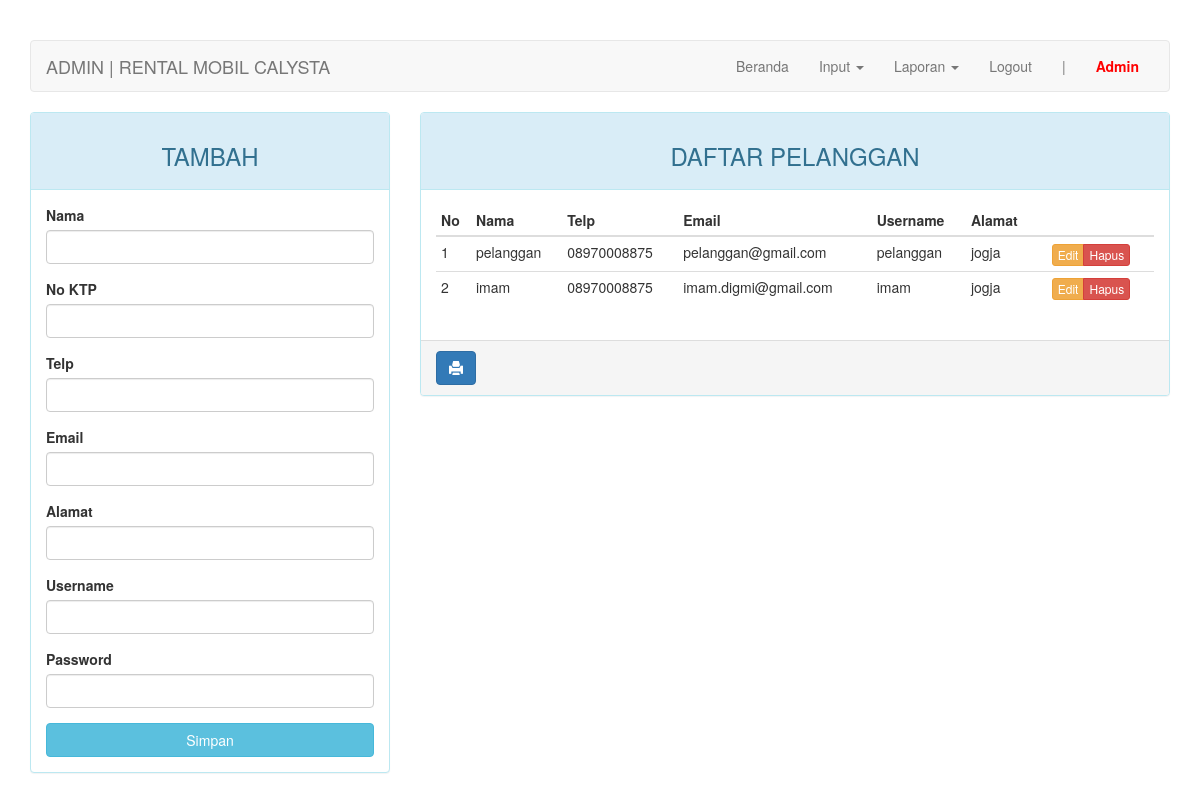
The page /admin/index.php?page=pelanggan (signed in) on the database as committed earlier.
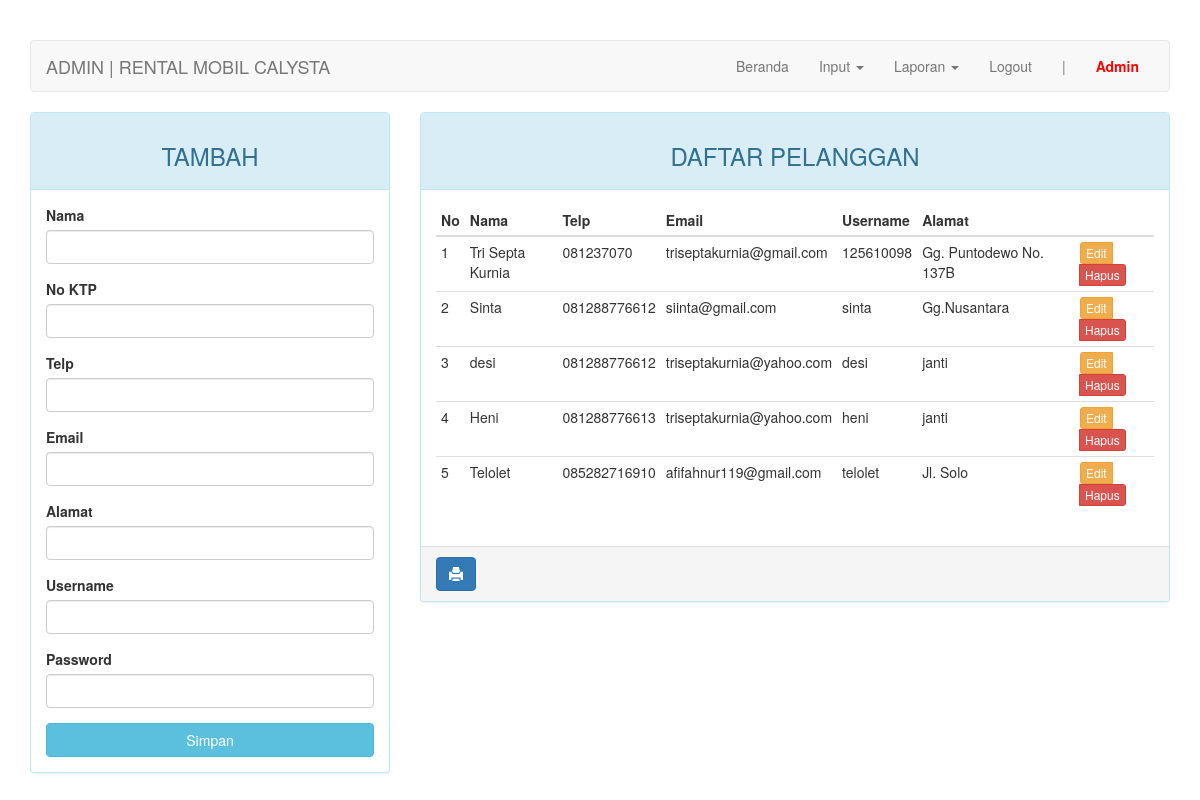
The same page on the database as committed later.
### tables this page shows
CREATE TABLE `pelanggan` (
  `id_pelanggan` int(11) NOT NULL,
  `no_ktp` char(16) NOT NULL,
  `nama` varchar(30) NOT NULL,
  `email` varchar(30) NOT NULL,
  `no_telp` char(12) NOT NULL,
  `alamat` varchar(50) DEFAULT NULL,
  `username` varchar(10) NOT NULL,
  `password` varchar(32) NOT NULL
);

### admin/page/pelanggan.php (the view, shortened to what this page needs)
<?php
$update = (isset($_GET['action']) AND $_GET['action'] == 'update') ? true : false;
?>
<div class="row">
<div class="col-md-4 hidden-print">
	    <div class="panel panel-<?= ($update) ? "warning" : "info" ?>">
	        <div class="panel-heading"><h3 class="text-center"><?= ($update) ? "EDIT" : "TAMBAH" ?></h3></div>
	        <div class="panel-body">
	            <form action="<?=$_SERVER['REQUEST_URI']?>" method="POST">
	                <div class="form-group">
	                    <label for="nama">Nama</label>
	                    <input type="text" name="nama" class="form-control" <?= (!$update) ?: 'value="'.$row["nama"].'"' ?>>
	                </div>
	                <div class="form-group">
	                    <label for="nama">No KTP</label>
	                    <input type="text" name="no_ktp" class="form-control" <?= (!$update) ?: 'value="'.$row["no_ktp"].'"' ?>>
	                </div>
	                <div class="form-group">
	                    <label for="no_telp">Telp</label>
	                    <input type="text" name="no_telp" class="form-control" <?= (!$update) ?: 'value="'.$row["no_telp"].'"' ?>>
	                </div>
	                <div class="form-group">
	                    <label for="email">Email</label>
	                    <input type="text" name="email" class="form-control" <?= (!$update) ?: 'value="'.$row["email"].'"' ?>>
	                </div>
	                <div class="form-group">
	                    <label for="alamat">Alamat</label>
	                    <input type="text" name="alamat" class="form-control" <?= (!$update) ?: 'value="'.$row["alamat"].'"' ?>>
	                </div>
	                <div class="form-group">
	                    <label for="username">Username</label>
	                    <input type="text" name="username" class="form-control" <?= (!$update) ?: 'value="'.$row["username"].'"' ?>>
	                </div>
	                <div class="form-group">
	                    <label for="password">Password</label>
	                    <input type="password" name="password" class="form-control">
	                </div>
	                <button type="submit" class="btn btn-<?= ($update) ? "warning" : "info" ?> btn-block">Simpan</button>
	            </form>
	        </div>
	    </div>
	</div>
	<div class="col-md-8">
	    <div class="panel panel-info">
	        <div class="panel-heading"><h3 class="text-center">DAFTAR PELANGGAN</h3></div>
	        <div class="panel-body">
	            <table class="table table-condensed">
	                <thead>
	                    <tr>
	                        <th>No</th>
	                        <th>Nama</th>
	                        <th>Telp</th>
	                        <th>Email</th>
	                        <th>Username</th>
	                        <th>Alamat</th>
	                        <th></th>
	                        <th class="hidden-print"></th>
	                    </tr>
	                </thead>
	                <tbody>
	                    <?php $no = 1; ?>
	                    <?php if ($query = $connection->query("SELECT * FROM pelanggan")): ?>
	                        <?php while($row = $query->fetch_assoc()): ?>
	                        <tr>
	                            <td><?=$no++?></td>
															<td><?=$row['nama']?></td>
															<td><?=$row['no_telp']?></td>
															<td><?=$row['email']?></td>
															<td><?=$row['username']?></td>
															<td><?=$row['alamat']?></td>
	                            <td>
	                            <td class="hidden-print">
	                                <div class="btn-group">
	                                    <a href="?page=pelanggan&action=update&key=<?=$row['id_pelanggan']?>" class="btn btn-warning btn-xs">Edit</a>
	                                    <a href="?page=pelanggan&action=delete&key=<?=$row['id_pelanggan']?>" class="btn btn-danger btn-xs">Hapus</a>
	                                </div>
	                            </td>
	                        </tr>
	                        <?php endwhile ?>
	                    <?php endif ?>
	                </tbody>
	            </table>
	        </div>
	        	<div class="panel-footer hidden-print">
			        <a onClick="window.print();return false" class="btn btn-primary"><i class="glyphicon glyphicon-print"></i></a>
			    </div>
	    </div>
	</div>
</div>

Rows that differ between the two databases and show on the page:
removed pelanggan: nama "imam", no_telp "08970008875", email "imam.digmi@gmail.com", username "imam", alamat "jogja"
added pelanggan: nama "Tri Septa Kurnia", no_telp "081237070", email "triseptakurnia@gmail.com", username "125610098", alamat "Gg. Puntodewo No. 137B"
changed pelanggan: nama "pelanggan" → "Sinta"; no_telp "08970008875" → "081288776612"; email "pelanggan@gmail.com" → "siinta@gmail.com"; username "pelanggan" → "sinta"; alamat "jogja" → "Gg.Nusantara"
added pelanggan: nama "desi", no_telp "081288776612", email "triseptakurnia@yahoo.com", username "desi", alamat "janti"
added pelanggan: nama "Heni", no_telp "081288776613", email "triseptakurnia@yahoo.com", username "heni", alamat "janti"
added pelanggan: nama "Telolet", no_telp "085282716910", email "afifahnur119@gmail.com", username "telolet", alamat "Jl. Solo"
